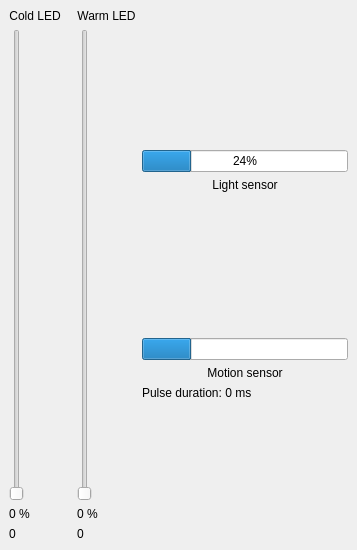
<?xml version="1.0" encoding="UTF-8"?>
<ui version="4.0">
 <class>MainWindow</class>
 <widget class="QMainWindow" name="MainWindow">
  <property name="geometry">
   <rect>
    <x>0</x>
    <y>0</y>
    <width>357</width>
    <height>550</height>
   </rect>
  </property>
  <property name="windowTitle">
   <string>Corridor Node Test Jig UI</string>
  </property>
  <widget class="QWidget" name="centralwidget">
   <layout class="QGridLayout" name="gridLayout_2">
    <item row="0" column="1">
     <layout class="QVBoxLayout" name="verticalLayout">
      <item>
       <spacer name="verticalSpacer_2">
        <property name="orientation">
         <enum>Qt::Vertical</enum>
        </property>
        <property name="sizeHint" stdset="0">
         <size>
          <width>20</width>
          <height>40</height>
         </size>
        </property>
       </spacer>
      </item>
      <item>
       <widget class="QProgressBar" name="lsensor_bar">
        <property name="value">
         <number>24</number>
        </property>
       </widget>
      </item>
      <item>
       <widget class="QLabel" name="label_7">
        <property name="text">
         <string>Light sensor</string>
        </property>
        <property name="alignment">
         <set>Qt::AlignCenter</set>
        </property>
       </widget>
      </item>
      <item>
       <spacer name="verticalSpacer">
        <property name="orientation">
         <enum>Qt::Vertical</enum>
        </property>
        <property name="sizeHint" stdset="0">
         <size>
          <width>20</width>
          <height>40</height>
         </size>
        </property>
       </spacer>
      </item>
      <item>
       <widget class="QProgressBar" name="msensor_bar">
        <property name="layoutDirection">
         <enum>Qt::LeftToRight</enum>
        </property>
        <property name="autoFillBackground">
         <bool>false</bool>
        </property>
        <property name="value">
         <number>24</number>
        </property>
        <property name="textVisible">
         <bool>false</bool>
        </property>
       </widget>
      </item>
      <item>
       <widget class="QLabel" name="label_8">
        <property name="text">
         <string>Motion sensor</string>
        </property>
        <property name="alignment">
         <set>Qt::AlignCenter</set>
        </property>
       </widget>
      </item>
      <item>
       <widget class="QLabel" name="msensor_label">
        <property name="text">
         <string>Pulse duration: 0 ms</string>
        </property>
        <property name="alignment">
         <set>Qt::AlignLeading|Qt::AlignLeft|Qt::AlignVCenter</set>
        </property>
       </widget>
      </item>
      <item>
       <spacer name="verticalSpacer_3">
        <property name="orientation">
         <enum>Qt::Vertical</enum>
        </property>
        <property name="sizeHint" stdset="0">
         <size>
          <width>20</width>
          <height>40</height>
         </size>
        </property>
       </spacer>
      </item>
     </layout>
    </item>
    <item row="0" column="0">
     <layout class="QGridLayout" name="gridLayout">
      <item row="1" column="3">
       <widget class="QSlider" name="wled_slider">
        <property name="orientation">
         <enum>Qt::Vertical</enum>
        </property>
       </widget>
      </item>
      <item row="2" column="1">
       <widget class="QLabel" name="cled_plabel">
        <property name="text">
         <string>0 %</string>
        </property>
       </widget>
      </item>
      <item row="3" column="1">
       <widget class="QLabel" name="cled_vlabel">
        <property name="text">
         <string>0</string>
        </property>
       </widget>
      </item>
      <item row="0" column="1">
       <widget class="QLabel" name="label">
        <property name="text">
         <string>Cold LED</string>
        </property>
        <property name="alignment">
         <set>Qt::AlignCenter</set>
        </property>
       </widget>
      </item>
      <item row="0" column="3">
       <widget class="QLabel" name="label_2">
        <property name="text">
         <string>Warm LED</string>
        </property>
        <property name="alignment">
         <set>Qt::AlignCenter</set>
        </property>
       </widget>
      </item>
      <item row="2" column="3">
       <widget class="QLabel" name="wled_plabel">
        <property name="text">
         <string>0 %</string>
        </property>
       </widget>
      </item>
      <item row="1" column="1">
       <widget class="QSlider" name="cled_slider">
        <property name="orientation">
         <enum>Qt::Vertical</enum>
        </property>
       </widget>
      </item>
      <item row="3" column="3">
       <widget class="QLabel" name="wled_vlabel">
        <property name="text">
         <string>0</string>
        </property>
       </widget>
      </item>
      <item row="1" column="2">
       <spacer name="horizontalSpacer">
        <property name="orientation">
         <enum>Qt::Horizontal</enum>
        </property>
        <property name="sizeType">
         <enum>QSizePolicy::Maximum</enum>
        </property>
        <property name="sizeHint" stdset="0">
         <size>
          <width>10</width>
          <height>20</height>
         </size>
        </property>
       </spacer>
      </item>
     </layout>
    </item>
   </layout>
  </widget>
 </widget>
 <resources/>
 <connections/>
</ui>
